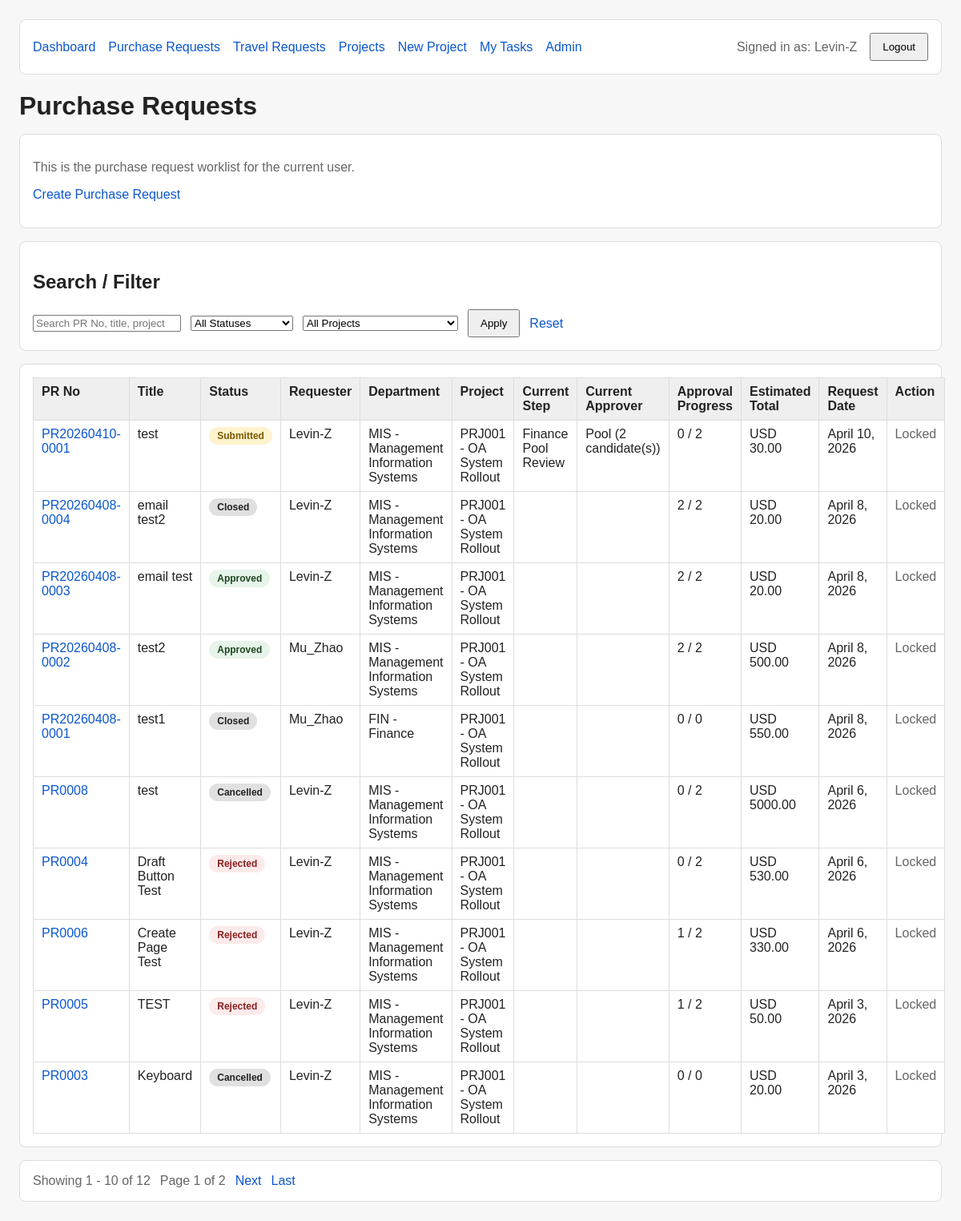
/purchase/ (signed in), run on the app's committed database.
### accounts/models.py (models this page shows)
class User(AbstractUser):
    employee_id = models.CharField(max_length=30, blank=True, default="")
    display_name = models.CharField(max_length=150, blank=True, default="")
    job_title = models.CharField(max_length=100, blank=True, default="")
    phone = models.CharField(max_length=30, blank=True, default="")
    approval_level = models.CharField(
        max_length=20,
        choices=ApprovalLevel,
        default=ApprovalLevel.STAFF,
    )
    primary_department = models.ForeignKey(
        "Department",
        null=True,
        blank=True,
        on_delete=models.SET_NULL,
        related_name="primary_users",
    )
    can_approve_all_departments = models.BooleanField(default=False)
    class Meta:
        db_table = "PS_A8_USER"
        verbose_name = "User"
        verbose_name_plural = "Users"
    def __str__(self):
        return self.display_name or self.username

class Department(models.Model):
    dept_code = models.CharField(max_length=30, unique=True)
    dept_name = models.CharField(max_length=100)
    dept_type = models.CharField(
    max_length=20,
    choices=DepartmentType,
    default=DepartmentType.GENERAL,
    )
    cost_center = models.CharField(max_length=30, blank=True, default="")
    manager = models.ForeignKey(
        settings.AUTH_USER_MODEL,
        null=True,
        blank=True,
        on_delete=models.SET_NULL,
        related_name="managed_departments",
    )
    parent_department = models.ForeignKey(
        "self",
        null=True,
        blank=True,
        on_delete=models.SET_NULL,
        related_name="child_departments",
    )
    is_active = models.BooleanField(default=True)
    sort_order = models.PositiveIntegerField(default=0)
    class Meta:
        db_table = "PS_A8_DEPT"
        verbose_name = "Department"
        verbose_name_plural = "Departments"
        ordering = ["sort_order", "dept_code"]
    def __str__(self):
        return f"{self.dept_code} - {self.dept_name}"

### purchase/models.py (models this page shows, shortened)
class PurchaseRequest(models.Model):
    pr_no = models.CharField(max_length=30, unique=True)
    title = models.CharField(max_length=200)
    requester = models.ForeignKey(
        settings.AUTH_USER_MODEL,
        on_delete=models.PROTECT,
        related_name="purchase_requests",
    )
    request_department = models.ForeignKey(
        "accounts.Department",
        on_delete=models.PROTECT,
        related_name="purchase_requests",
    )
    project = models.ForeignKey(
        "projects.Project",
        on_delete=models.PROTECT,
        related_name="purchase_requests",
    )
    matched_rule = models.ForeignKey(
        "approvals.ApprovalRule",
        null=True,
        blank=True,
        on_delete=models.SET_NULL,
        related_name="purchase_requests",
    )
    status = models.CharField(
        max_length=20,
        choices=RequestStatus,
        default=RequestStatus.DRAFT,
    )
    fulfillment_status = models.CharField(
        max_length=20,
        choices=PurchaseFulfillmentStatus,
        default=PurchaseFulfillmentStatus.NOT_STARTED,
    )
    request_date = models.DateField()
    needed_by_date = models.DateField(null=True, blank=True)
    currency = models.CharField(
    max_length=10,
    choices=CurrencyCode,
    default=CurrencyCode.USD,
    )
    estimated_total = models.DecimalField(max_digits=12, decimal_places=2, default=0)
    justification = models.TextField(blank=True, default="")
    vendor_suggestion = models.CharField(max_length=100, blank=True, default="")
    delivery_location = models.CharField(max_length=200, blank=True, default="")
    notes = models.TextField(blank=True, default="")
    class Meta:
        db_table = "PS_A8_PR_HDR"
        verbose_name = "Purchase Request"
        verbose_name_plural = "Purchase Requests"
        ordering = ["-request_date", "pr_no"]
    @classmethod
    def get_visible_queryset(cls, user):
        from .access import get_visible_purchase_queryset_for_user
        return get_visible_purchase_queryset_for_user(user)
    def get_current_task(self):
        return (
            self.approval_tasks.filter(
                status__in=[ApprovalTaskStatus.POOL, ApprovalTaskStatus.PENDING]
            )
            .order_by("step_no")
            .first()
        )
    def get_current_step_name(self):
        current_task = self.get_current_task()
        if current_task:
            return current_task.step_name
        return ""
    def get_current_approver(self):
        current_task = self.get_current_task()
        if not current_task:
            return ""
        if current_task.status == "POOL":
            candidate_count = current_task.candidates.filter(is_active=True).count()
            return f"Pool ({candidate_count} candidate(s))"
        if current_task.assigned_user:
            return str(current_task.assigned_user)
        return ""
    def get_approval_progress_text(self):
        total_steps = self.approval_tasks.count()
        if total_steps == 0:
            return "0 / 0"
        completed_steps = self.approval_tasks.filter(status=ApprovalTaskStatus.APPROVED).count()
        return f"{completed_steps} / {total_steps}"

### projects/models.py (models this page shows, shortened)
class Project(models.Model):
    project_code = models.CharField(max_length=30, unique=True)
    project_name = models.CharField(max_length=150)
    project_manager = models.ForeignKey(
        settings.AUTH_USER_MODEL,
        null=True,
        blank=True,
        on_delete=models.SET_NULL,
        related_name="managed_projects",
    )
    owning_department = models.ForeignKey(
        "accounts.Department",
        on_delete=models.PROTECT,
        related_name="owned_projects",
    )
    created_by = models.ForeignKey(
        settings.AUTH_USER_MODEL,
        null=True,
        blank=True,
        on_delete=models.SET_NULL,
        related_name="created_projects",
    )
    status = models.CharField(
        max_length=20,
        choices=ProjectStatus,
        default=ProjectStatus.OPEN,
    )
    budget_amount = models.DecimalField(max_digits=14, decimal_places=2, default=0)
    currency = models.CharField(
        max_length=10,
        choices=CurrencyCode.choices,
        default=CurrencyCode.USD,
    )
    start_date = models.DateField(null=True, blank=True)
    end_date = models.DateField(null=True, blank=True)
    is_active = models.BooleanField(default=True)
    notes = models.TextField(blank=True, default="")
    class Meta:
        db_table = "PS_A8_PROJ"
        verbose_name = "Project"
        verbose_name_plural = "Projects"
        ordering = ["project_code"]
    def __str__(self):
        return f"{self.project_code} - {self.project_name}"

### approvals/models.py (models this page shows, shortened)
class ApprovalTask(models.Model):
    purchase_request = models.ForeignKey(
        "purchase.PurchaseRequest",
        null=True,
        blank=True,
        on_delete=models.CASCADE,
        related_name="approval_tasks",
    )
    request_content_type = models.ForeignKey(
        ContentType,
        null=True,
        blank=True,
        on_delete=models.CASCADE,
        related_name="approval_tasks",
    )
    request_object_id = models.PositiveBigIntegerField(
        null=True,
        blank=True,
    )
    request_object = GenericForeignKey("request_content_type", "request_object_id")
    rule = models.ForeignKey(
        ApprovalRule,
        on_delete=models.PROTECT,
        related_name="tasks",
    )
    step = models.ForeignKey(
        ApprovalRuleStep,
        on_delete=models.PROTECT,
        related_name="tasks",
    )
    step_no = models.PositiveIntegerField()
    step_name = models.CharField(max_length=100)
    assigned_user = models.ForeignKey(
        settings.AUTH_USER_MODEL,
        null=True,
        blank=True,
        on_delete=models.SET_NULL,
        related_name="approval_tasks",
    )
    status = models.CharField(
        max_length=20,
        choices=ApprovalTaskStatus,
        default=ApprovalTaskStatus.WAITING,
    )
    acted_by = models.ForeignKey(
        settings.AUTH_USER_MODEL,
        null=True,
        blank=True,
        on_delete=models.SET_NULL,
        related_name="acted_approval_tasks",
    )
    acted_at = models.DateTimeField(null=True, blank=True)
    comment = models.TextField(blank=True, default="")
    created_at = models.DateTimeField(auto_now_add=True)
    class Meta:
        db_table = "PS_A8_AP_TASK"
        verbose_name = "Approval Task"
        verbose_name_plural = "Approval Tasks"
        ordering = ["purchase_request", "step_no"]
        unique_together = ("purchase_request", "step_no")

### purchase/views.py (the view, shortened to what this page needs)
# urls.py: path("", views.pr_list, name="pr_list"),
@login_required
def pr_list(request):
    base_queryset = (
        PurchaseRequest.get_visible_queryset(request.user)
        .select_related("project", "request_department", "requester", "matched_rule")
    )
    search_q = request.GET.get("q", "").strip()
    selected_status = request.GET.get("status", "").strip()
    selected_project = request.GET.get("project", "").strip()
    project_options = (
        base_queryset.exclude(project__isnull=True)
        .values("project_id", "project__project_code", "project__project_name")
        .distinct()
        .order_by("project__project_code")
    )
    purchase_requests = base_queryset
    if selected_status:
        purchase_requests = purchase_requests.filter(status=selected_status)
    if selected_project:
        purchase_requests = purchase_requests.filter(project_id=selected_project)
    purchase_requests = purchase_requests.order_by("-request_date", "-id")
    paginator = Paginator(purchase_requests, 10)
    page_obj = paginator.get_page(request.GET.get("page"))
    for pr in page_obj.object_list:
        decorate_purchase_list_item(pr, request.user, RequestStatus)
    context = {
        "purchase_requests": page_obj.object_list,
        "page_obj": page_obj,
        "pagination_querystring": _build_querystring(request.GET, ["page"]),
        "search_q": search_q,
        "selected_status": selected_status,
        "selected_project": selected_project,
        "status_choices": RequestStatus.choices,
        "project_options": project_options,
    }
    return render(request, "purchase/pr_list.html", context)

### purchase/templates/purchase/pr_list.html (shortened to what this page needs)
{% extends "purchase/base.html" %}
{% block page_title %}Purchase Requests{% endblock %}
{% block content %}
<div class="card">
    <p class="muted">This is the purchase request worklist for the current user.</p>
    <p><a href="{% url 'purchase:pr_create' %}">Create Purchase Request</a></p>
</div>
<div class="card">
    <h2>Search / Filter</h2>
    <form method="get">
        <div class="action-row">
            <input type="text" name="q" value="{{ search_q }}" placeholder="Search PR No, title, project">
            <select name="status">
                <option value="">All Statuses</option>
            </select>
            <select name="project">
                <option value="">All Projects</option>
            </select>
            <button type="submit">Apply</button>
            <a href="{% url 'purchase:pr_list' %}">Reset</a>
        </div>
    </form>
</div>
<div class="card">
    <table>
        <thead>
            <tr>
                <th>PR No</th>
                <th>Title</th>
                <th>Status</th>
                <th>Requester</th>
                <th>Department</th>
                <th>Project</th>
                <th>Current Step</th>
                <th>Current Approver</th>
                <th>Approval Progress</th>
                <th>Estimated Total</th>
                <th>Request Date</th>
                <th>Action</th>
            </tr>
        </thead>
        <tbody>
            {% for pr in purchase_requests %}
            <tr>
                <td><a href="{% url 'purchase:pr_detail' pr.id %}">{{ pr.pr_no }}</a></td>
                <td>{{ pr.title }}</td>
                <td><span class="badge {{ pr.status_badge_class }}">{{ pr.get_status_display }}</span></td>
                <td>{{ pr.requester }}</td>
                <td>{{ pr.request_department }}</td>
                <td>{{ pr.project }}</td>
                <td>{{ pr.current_step }}</td>
                <td>{{ pr.current_approver }}</td>
                <td>{{ pr.approval_progress }}</td>
                <td>{{ pr.currency }} {{ pr.estimated_total }}</td>
                <td>{{ pr.request_date }}</td>
                <td>
                    {% if pr.can_edit %}
                    <a href="{% url 'purchase:pr_edit' pr.id %}">Edit</a>
                    {% else %}
                    <span class="muted">Locked</span>
                    {% endif %}
                </td>
            </tr>
            {% empty %}
            <tr>
                <td colspan="12">No purchase requests found.</td>
            </tr>
            {% endfor %}
        </tbody>
    </table>
</div>
{% if page_obj.has_other_pages %}
<div class="card">
    <div class="pagination">
        <span class="muted">
            Showing {{ page_obj.start_index }} - {{ page_obj.end_index }} of {{ page_obj.paginator.count }}
        </span>
        <span class="muted">Page {{ page_obj.number }} of {{ page_obj.paginator.num_pages }}</span>
        {% if page_obj.has_next %}
        <a href="?page={{ page_obj.next_page_number }}{% if pagination_querystring %}&{{ pagination_querystring }}{% endif %}">Next</a>
        <a href="?page={{ page_obj.paginator.num_pages }}{% if pagination_querystring %}&{{ pagination_querystring }}{% endif %}">Last</a>
        {% endif %}
    </div>
</div>
{% endif %}
{% endblock %}

### purchase/templates/purchase/base.html (shortened to what this page needs)
<!DOCTYPE html>
<html lang="en">
<head>
</head>
<body>
    <div class="card top-nav">
        {% if request.user.is_authenticated %}
        <a href="{% url 'dashboard:home' %}">Dashboard</a>
        <a href="{% url 'purchase:pr_list' %}">Purchase Requests</a>
        <a href="{% url 'travel:tr_list' %}">Travel Requests</a>
        <a href="{% url 'projects:project_list' %}">Projects</a>
        {% if nav_can_create_project %}
        <a href="{% url 'projects:project_create' %}">New Project</a>
        {% endif %}
        <a href="{% url 'approvals:my_tasks' %}">My Tasks</a>
        {% if request.user.is_staff %}
        <a href="{% url 'admin:index' %}">Admin</a>
        {% endif %}
        <span class="muted">Signed in as: {{ request.user }}</span>
        <form method="post" action="{% url 'logout' %}" class="inline-form">
            <button type="submit">Logout</button>
        </form>
        {% else %}
        <a href="{% url 'login' %}">Login</a>
        {% endif %}
    </div>
    <h1 class="page-title">{% block page_title %}{% endblock %}</h1>
    {% block content %}{% endblock %}
</body>
</html>

### data on the page
User: user "Levin-Z"
PurchaseRequest: pr_no "PR20260410-0001", title "test", status "Submitted", requester "Levin-Z", request_department "MIS - Management Information Systems", project "PRJ001 - OA System Rollout", current_step "Finance Pool Review", current_approver "Pool (2 candidate(s))", approval_progress "0 / 2", currency "USD", estimated_total "30.00", request_date "April 10, 2026", shows "Locked"
PurchaseRequest: pr_no "PR20260408-0004", title "email test2", status "Closed", requester "Levin-Z", request_department "MIS - Management Information Systems", project "PRJ001 - OA System Rollout", approval_progress "2 / 2", currency "USD", estimated_total "20.00", request_date "April 8, 2026", shows "Locked"
PurchaseRequest: pr_no "PR20260408-0003", title "email test", status "Approved", requester "Levin-Z", request_department "MIS - Management Information Systems", project "PRJ001 - OA System Rollout", approval_progress "2 / 2", currency "USD", estimated_total "20.00", request_date "April 8, 2026", shows "Locked"
PurchaseRequest: pr_no "PR20260408-0002", title "test2", status "Approved", requester "Mu_Zhao", request_department "MIS - Management Information Systems", project "PRJ001 - OA System Rollout", approval_progress "2 / 2", currency "USD", estimated_total "500.00", request_date "April 8, 2026", shows "Locked"
PurchaseRequest: pr_no "PR20260408-0001", title "test1", status "Closed", requester "Mu_Zhao", request_department "FIN - Finance", project "PRJ001 - OA System Rollout", approval_progress "0 / 0", currency "USD", estimated_total "550.00", request_date "April 8, 2026", shows "Locked"
PurchaseRequest: pr_no "PR0008", title "test", status "Cancelled", requester "Levin-Z", request_department "MIS - Management Information Systems", project "PRJ001 - OA System Rollout", approval_progress "0 / 2", currency "USD", estimated_total "5000.00", request_date "April 6, 2026", shows "Locked"
PurchaseRequest: pr_no "PR0004", title "Draft Button Test", status "Rejected", requester "Levin-Z", request_department "MIS - Management Information Systems", project "PRJ001 - OA System Rollout", approval_progress "0 / 2", currency "USD", estimated_total "530.00", request_date "April 6, 2026", shows "Locked"
PurchaseRequest: pr_no "PR0006", title "Create Page Test", status "Rejected", requester "Levin-Z", request_department "MIS - Management Information Systems", project "PRJ001 - OA System Rollout", approval_progress "1 / 2", currency "USD", estimated_total "330.00", request_date "April 6, 2026", shows "Locked"
PurchaseRequest: pr_no "PR0005", title "TEST", status "Rejected", requester "Levin-Z", request_department "MIS - Management Information Systems", project "PRJ001 - OA System Rollout", approval_progress "1 / 2", currency "USD", estimated_total "50.00", request_date "April 3, 2026", shows "Locked"
PurchaseRequest: pr_no "PR0003", title "Keyboard", status "Cancelled", requester "Levin-Z", request_department "MIS - Management Information Systems", project "PRJ001 - OA System Rollout", approval_progress "0 / 0", currency "USD", estimated_total "20.00", request_date "April 3, 2026", shows "Locked"

### other printed values
{{ page_obj.start_index }} "1"
{{ page_obj.end_index }} "10"
{{ page_obj.paginator.count }} "12"
{{ page_obj.number }} "1"
{{ page_obj.paginator.num_pages }} "2"
